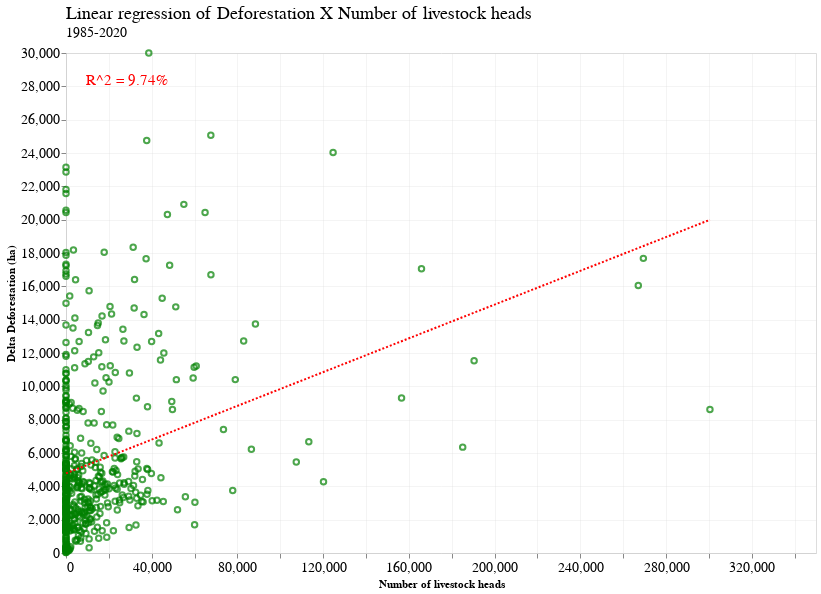

Source (notebook cell):
### Code cell
chart = alt.Chart(complete_df_pecuaria).mark_point(color='green').encode(
    x=alt.X('delta_cabecas', axis=alt.Axis(title='Number of livestock heads')),
    y=alt.Y('deforestation_ha', axis=alt.Axis(title='Delta Deforestation (ha)')),
)

reg_chart = (
    chart + 
    chart.transform_regression(
        'delta_cabecas', 'deforestation_ha'
    ).mark_line(
        color='red', strokeDash=[2]
    )
)

# text = alt.Chart({'values':[{}]}).mark_text(
#     align="left", baseline="top", size=15, color='red', angle=350
# ).encode(
#     x=alt.value(400),  # pixels from left
#     y=alt.value(370),  # pixels from top
#     text=alt.value("y = 2337.35 + 0.0039 * x"))

text2 = alt.Chart({'values':[{}]}).mark_text(
    align="left", baseline="top", size=15, color='red',
).encode(
    x=alt.value(20),  # pixels from left
    y=alt.value(20),  # pixels from top
    text=alt.value("R^2 = 9.74%"))

reg_chart = reg_chart + text2 #+ text

final_chart = reg_chart.properties(
    width=750,
    height=500,
    title=science_theme_title(
        text="Linear regression of Deforestation X Number of livestock heads", 
        subtitle="1985-2020"
    )
)

final_chart

### Figure 1 — Vega-Lite specification as saved in the notebook (floating-point values rounded to 4 significant figures; data arrays with more than 128 entries replaced by an {"elided": "..."} marker saying what was removed)
{"config": {"view": {"width": 533.3, "height": 300.0, "fill": "white"}, "title": {"align": "left", "anchor": "start", "frame": "group", "font": "Helvetica Neue", "fontSize": 18, "dy": -2, "subtitleFont": "Helvetica Neue", "subtitleFontSize": 14, "fontWeight": "normal"}, "axis": {"domainColor": "lightGrey", "gridColor": "lightGrey", "gridWidth": 0.25, "titleFont": "Helvetica Neue", "titleFontSize": 11, "labelFont": "Helvetica Neue", "labelFontSize": 14}, "legend": {"layout": {"anchor": "start"}, "labelLimit": 0, "titleFontSize": 14, "titleFont": "Helvetica Neue", "labelFontSize": 14, "labelFont": "Helvetica Neue"}, "header": {"title": null, "titleFont": "Helvetica Neue", "labelFont": "Helvetica Neue", "labelFontSize": 14, "labelPadding": 2}, "range": {"category": ["#0C66B5", "#BA1D32", "#0F8E40", "#E56F20", "#862BAF", "#626D69", "#ED5087", "#3DB9E2", "#51DB63", "#E26868", "#FFB270", "#B37CEA", "#A8A1A4", "#FF87CD"]}}, "layer": [{"mark": {"type": "point", "color": "green"}, "encoding": {"x": {"axis": {"title": "Number of livestock heads"}, "field": "delta_cabecas", "type": "quantitative"}, "y": {"axis": {"title": "Delta Deforestation (ha)"}, "field": "deforestation_ha", "type": "quantitative"}}}, {"mark": {"type": "line", "color": "red", "strokeDash": [2]}, "encoding": {"x": {"axis": {"title": "Number of livestock heads"}, "field": "delta_cabecas", "type": "quantitative"}, "y": {"axis": {"title": "Delta Deforestation (ha)"}, "field": "deforestation_ha", "type": "quantitative"}}, "transform": [{"on": "delta_cabecas", "regression": "deforestation_ha"}]}, {"data": {"name": "empty"}, "mark": {"type": "text", "align": "left", "baseline": "top", "color": "red", "size": 15}, "encoding": {"text": {"value": "R^2 = 9.74%"}, "x": {"value": 20}, "y": {"value": 20}}}], "data": {"name": "data-818db896330b403611935748f8c68e45"}, "height": 500, "title": {"align": "left", "anchor": "start", "frame": "group", "font": "Helvetica Neue", "fontSize": 18, "dy": -2, "subtitleFont": "Helvetica Neue", "subtitleFontSize": 14, "fontWeight": "normal", "text": "Linear regression of Deforestation X Number of livestock heads", "subtitle": "1985-2020"}, "width": 750, "$schema": "https://vega.github.io/schema/vega-lite/v4.17.0.json", "datasets": {"data-818db896330b403611935748f8c68e45": {"elided": "560 records"}, "empty": [{}]}}
